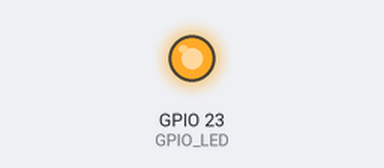
Bench run of a program on a simulated Raspberry Pi (BCM pin numbers). On the bench: output pins drawn as LEDs (lit = HIGH). What the program prints to the terminal is not drawn.

Above: at 0.1 s.
Timing chart, 0 to 1.6 s (numbered marks = the images above):
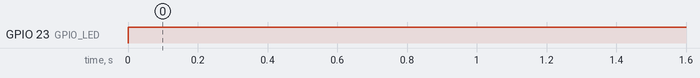

Measured:
- by itself, GPIO 23 (GPIO_LED): LOW → HIGH at 0.00 s

The program:

watersensor.py
```python
#Libraries
import RPi.GPIO as GPIO
import time

watersensorpin =  14
GPIO_LED = 23
GPIO.setmode(GPIO.BCM)
GPIO.setup(watersensorpin, GPIO.IN)
GPIO.setup(GPIO_LED, GPIO.OUT)

while 1:
	if GPIO.input(watersensorpin):

		GPIO.output(GPIO_LED, 0)
		time.sleep(1)
	else:
		print("Water Detected!")
		GPIO.output(GPIO_LED, 1)
		time.sleep(1)
```
